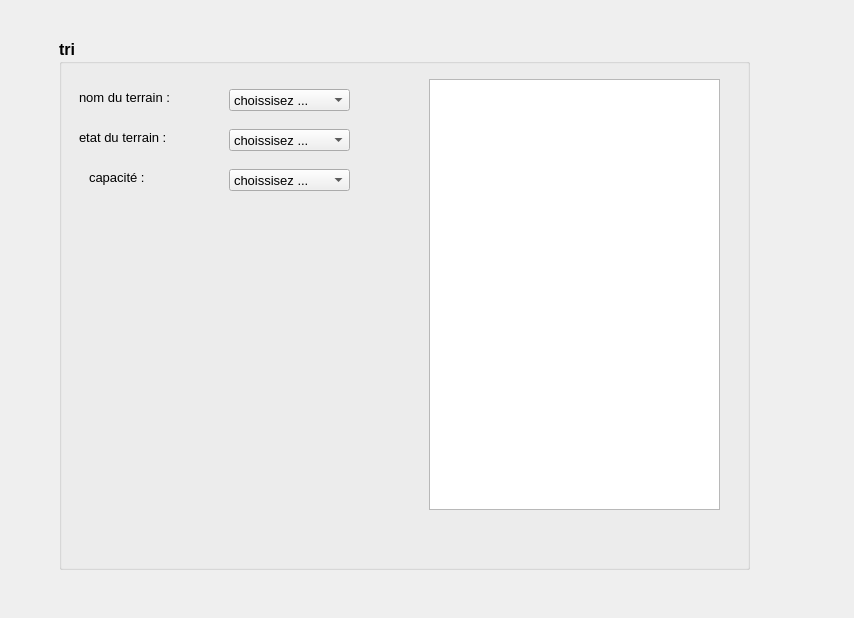
<?xml version="1.0" encoding="UTF-8"?>
<ui version="4.0">
 <class>Form</class>
 <widget class="QWidget" name="Form">
  <property name="geometry">
   <rect>
    <x>0</x>
    <y>0</y>
    <width>854</width>
    <height>618</height>
   </rect>
  </property>
  <property name="windowTitle">
   <string>Form</string>
  </property>
  <widget class="QGroupBox" name="groupBox">
   <property name="geometry">
    <rect>
     <x>59</x>
     <y>39</y>
     <width>691</width>
     <height>531</height>
    </rect>
   </property>
   <property name="font">
    <font>
     <pointsize>12</pointsize>
     <weight>75</weight>
     <bold>true</bold>
    </font>
   </property>
   <property name="title">
    <string>tri</string>
   </property>
   <widget class="QLabel" name="label">
    <property name="geometry">
     <rect>
      <x>20</x>
      <y>90</y>
      <width>121</width>
      <height>16</height>
     </rect>
    </property>
    <property name="font">
     <font>
      <pointsize>10</pointsize>
      <weight>50</weight>
      <bold>false</bold>
     </font>
    </property>
    <property name="text">
     <string>etat du terrain :</string>
    </property>
   </widget>
   <widget class="QLabel" name="label_2">
    <property name="geometry">
     <rect>
      <x>30</x>
      <y>130</y>
      <width>111</width>
      <height>16</height>
     </rect>
    </property>
    <property name="font">
     <font>
      <pointsize>10</pointsize>
      <weight>50</weight>
      <bold>false</bold>
     </font>
    </property>
    <property name="text">
     <string>capacité :</string>
    </property>
   </widget>
   <widget class="QComboBox" name="comboBox">
    <property name="geometry">
     <rect>
      <x>170</x>
      <y>90</y>
      <width>121</width>
      <height>22</height>
     </rect>
    </property>
    <property name="font">
     <font>
      <pointsize>10</pointsize>
      <weight>50</weight>
      <bold>false</bold>
     </font>
    </property>
    <item>
     <property name="text">
      <string>choissisez ...</string>
     </property>
    </item>
    <item>
     <property name="text">
      <string>médiocre</string>
     </property>
    </item>
    <item>
     <property name="text">
      <string>bonne </string>
     </property>
    </item>
    <item>
     <property name="text">
      <string>excellente</string>
     </property>
    </item>
   </widget>
   <widget class="QComboBox" name="comboBox_2">
    <property name="geometry">
     <rect>
      <x>170</x>
      <y>130</y>
      <width>121</width>
      <height>22</height>
     </rect>
    </property>
    <property name="font">
     <font>
      <pointsize>10</pointsize>
      <weight>50</weight>
      <bold>false</bold>
     </font>
    </property>
    <item>
     <property name="text">
      <string>choissisez ...</string>
     </property>
    </item>
    <item>
     <property name="text">
      <string>50</string>
     </property>
    </item>
    <item>
     <property name="text">
      <string>20</string>
     </property>
    </item>
    <item>
     <property name="text">
      <string>30</string>
     </property>
    </item>
   </widget>
   <widget class="QListView" name="listView">
    <property name="geometry">
     <rect>
      <x>370</x>
      <y>40</y>
      <width>291</width>
      <height>431</height>
     </rect>
    </property>
   </widget>
   <widget class="QLabel" name="label_3">
    <property name="geometry">
     <rect>
      <x>20</x>
      <y>50</y>
      <width>131</width>
      <height>16</height>
     </rect>
    </property>
    <property name="font">
     <font>
      <pointsize>10</pointsize>
      <weight>50</weight>
      <bold>false</bold>
     </font>
    </property>
    <property name="text">
     <string>nom du terrain :</string>
    </property>
   </widget>
   <widget class="QComboBox" name="comboBox_3">
    <property name="geometry">
     <rect>
      <x>170</x>
      <y>50</y>
      <width>121</width>
      <height>22</height>
     </rect>
    </property>
    <property name="font">
     <font>
      <pointsize>10</pointsize>
      <weight>50</weight>
      <bold>false</bold>
     </font>
    </property>
    <item>
     <property name="text">
      <string>choissisez ... </string>
     </property>
    </item>
   </widget>
  </widget>
 </widget>
 <resources/>
 <connections/>
</ui>
